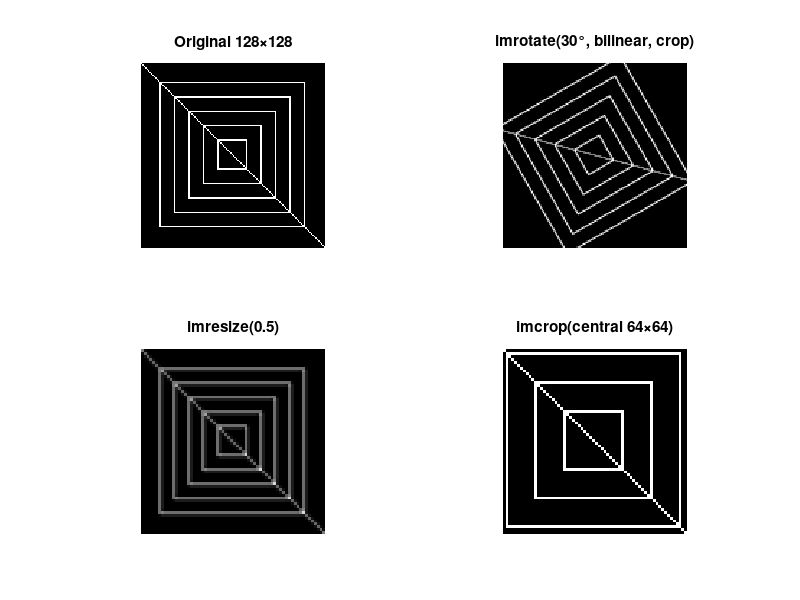

Recreate this plot in MATLAB. (Note: this script raises an error after producing the figure.)
% rotate_resize_crop.m
% Demonstrate the three core geometric operators on the same image:
% imrotate (any angle, bilinear), imresize (scale), imcrop (sub-rect).



clear
close all

% Synthesize a recognisable image: concentric squares + a diagonal line
% so the rotation is visually obvious.
N = 128;
img = zeros(N, N);
for r = 10:10:50
    img(N/2-r:N/2+r, N/2-r) = 1;        % left side
    img(N/2-r:N/2+r, N/2+r) = 1;        % right side
    img(N/2-r,     N/2-r:N/2+r) = 1;    % top
    img(N/2+r,     N/2-r:N/2+r) = 1;    % bottom
end
for k = 1:N
    img(k, k) = 1;                      % main diagonal
end

rot = imrotate(img, 30, 'bilinear', 'crop');
res = imresize(img, 0.5);
% Crop the central 64x64.
crp = imcrop(img, [33 33 63 63]);

figure;
subplot(2,2,1); imshow(img); title('Original 128×128');
subplot(2,2,2); imshow(rot); title('imrotate(30°, bilinear, crop)');
subplot(2,2,3); imshow(res); title('imresize(0.5)');
subplot(2,2,4); imshow(crp); title('imcrop(central 64×64)');
sgtitle('Geometric transforms');
